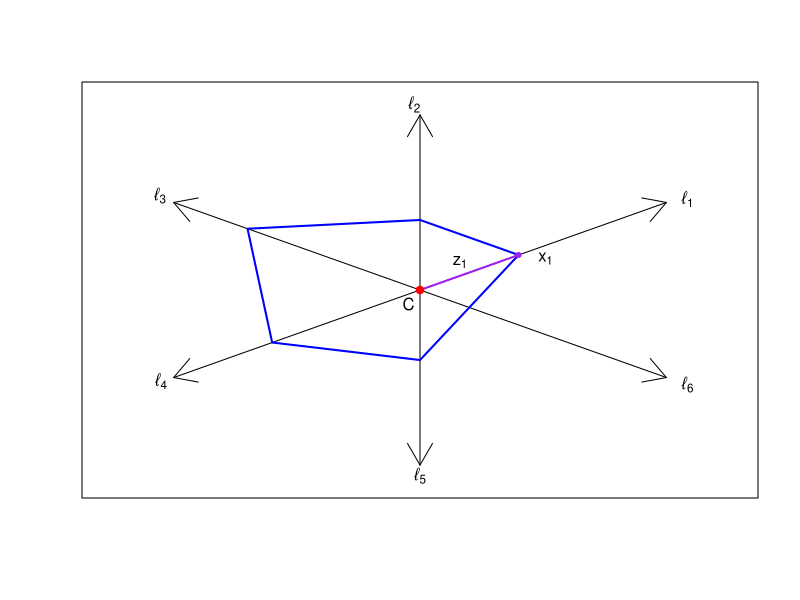
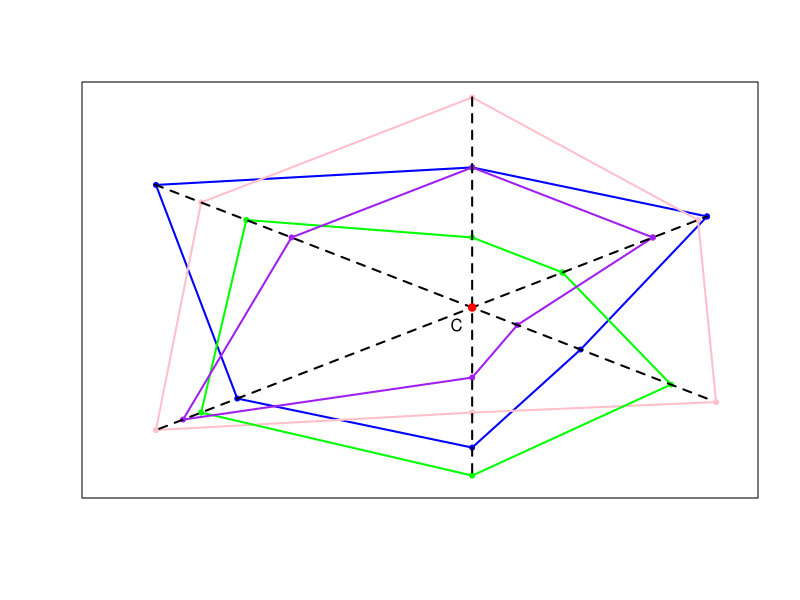

The R source for these figures, in order:
#######################################
#Define generating lines, x, w, y, Cx, Cy
#######################################
#plot toy generating linesa
p <- 6; r <- .5
theta_space <- (2*pi)/p
thetas <- theta_space/2 + theta_space*(0:(p-1))
Cx <- .5; Cy <- .5
x_gen_line <- Cx + r*cos(thetas) 
y_gen_line <- Cy + r*sin(thetas)
#pdf("/Users/hdirector/Dropbox/Contours/ContourPaperScripts/figures/method_components_demo.pdf")
plot(0, 0, xlim = c(-.05, 1.05), ylim = c(-.05, 1.05), col = 'white', xlab = "", ylab = "",
     xaxt = "n", yaxt = "n")
arrows(Cx, Cy, x_gen_line[1], y_gen_line[1])
for (i in 2:p) {
  arrows(Cx, Cy, x_gen_line[i], y_gen_line[i])
}
text(.97, .76, expression("\u2113"[1]))
text(.49, 1.03, expression("\u2113"[2]))
text(.043, .77, expression("\u2113"[3]))
text(.045, .24, expression("\u2113"[4]))
text(.5, -.03, expression("\u2113"[5]))
text(.97, .23, expression("\u2113"[6]))

#x, y, w
r_poly <- c(.2, .2, .35, .3, .2, .1)
x <- cbind(Cx + r_poly*cos(thetas), Cy + r_poly*sin(thetas))
#plot poly
points(rbind(x, x[1,]), type = "l", col = 'blue', lwd = 2)


#x and z
text(.72, .59, labels = expression(x[1]))
points(x[1,1], x[1,2], col = 'purple', pch = 20)
points(rbind(c(Cx, Cy), x[1,]), type = "l", col = 'purple', 
       lwd = 2)
text(.57, .58, expression(z[1]))


#plot Cx, Cy
points(Cx, Cy, col = 'red', pch = 20, cex = 1.5)
text(Cx - .02, Cy - .04, "C")
#dev.off()


#####################
#Show how to find C
#####################
pdf("/Users/hdirector/Dropbox/Contours/ContourPaperScripts/figures/find_C.pdf")
plot(0, 0, xlim = c(.15, .75), ylim = c(.25, .8), col = 'white', xlab = "", ylab = "",
     xaxt = "n", yaxt = "n")
r1_poly <- c(.26, .2, .35, .26, .2, .12)
r2_poly <- c(.25, .3, .3, .35, .15, .27)
r3_poly <- c(.1, .1, .25, .3, .24, .22)
r4_poly <- c(.2, .2, .2, .32, .1, .05)
x1 <- cbind(Cx + r1_poly*cos(thetas), Cy + r1_poly*sin(thetas))
x2 <- cbind(Cx + r2_poly*cos(thetas), Cy + r2_poly*sin(thetas))
x3 <- cbind(Cx + r3_poly*cos(thetas), Cy + r3_poly*sin(thetas))
x4 <- cbind(Cx + r4_poly*cos(thetas), Cy + r4_poly*sin(thetas))
#lines
points(rbind(x1, x1[1,]), type = "l", col = 'blue', lwd = 2)
points(rbind(x2, x2[1,]), type= "l", col = 'pink', lwd = 2)
points(rbind(x3, x3[1,]), type= "l", col = 'green', lwd = 2)
points(rbind(x4, x4[1,]), type= "l", col = 'purple', lwd = 2)
#points
points(rbind(x1, x1[1,]), pch = 20, col = 'blue')
points(rbind(x2, x2[1,]), pch = 20, col = 'pink')
points(rbind(x3, x3[1,]), pch = 20, col = 'green')
points(rbind(x4, x4[1,]), pch = 20, col = 'purple')

line_eq <- function(p1, p2) {
  m <- (p2[2] - p1[2])/(p2[1] - p1[1])
  b <- p1[2] - m*p1[1]
  return(list("m" = m, "b" = b))
}

#connected line 1
l1 <- line_eq(x1[1,], x2[1,])
x_line1 <- seq(.2, x1[1,1], length = 10)
y_line1 <- l1$m*x_line1 + l1$b
points(x_line1, y_line1, type = "l", lwd = 2, lty = 2)

#connected line 2 (happens to be vertical)
points(cbind(rep(.5, 2), c(.8, .26)), type = "l", lwd = 2, lty = 2)

#connected line 3
l3 <- line_eq(x1[3,], x2[3,])
x_line3 <- seq(.196, .73, length = 10)
y_line3 <- l3$m*x_line3 + l3$b
points(cbind(x_line3, y_line3), type = "l", lwd = 2, lty = 2)

points(Cx, Cy, col = 'red', pch = 20, cex = 1.5)
text(Cx - .015, Cy - .025, "C")
dev.off()
